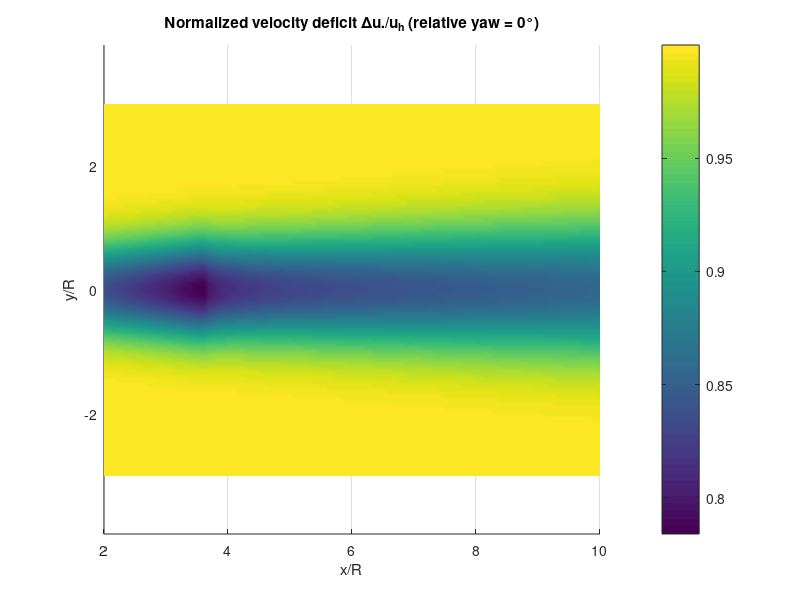
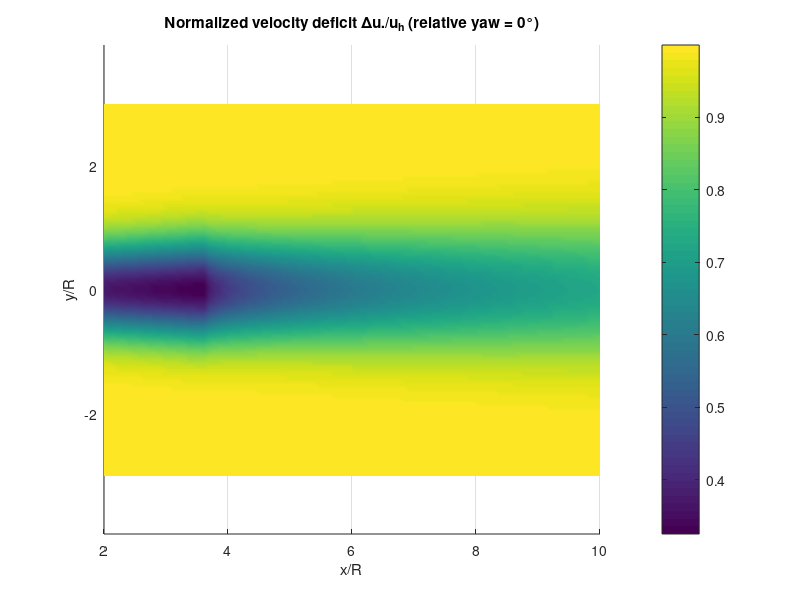
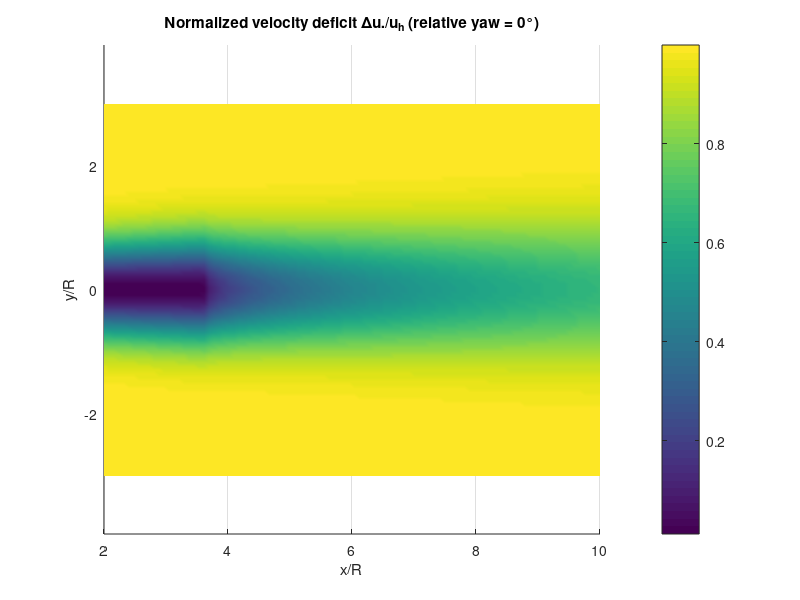
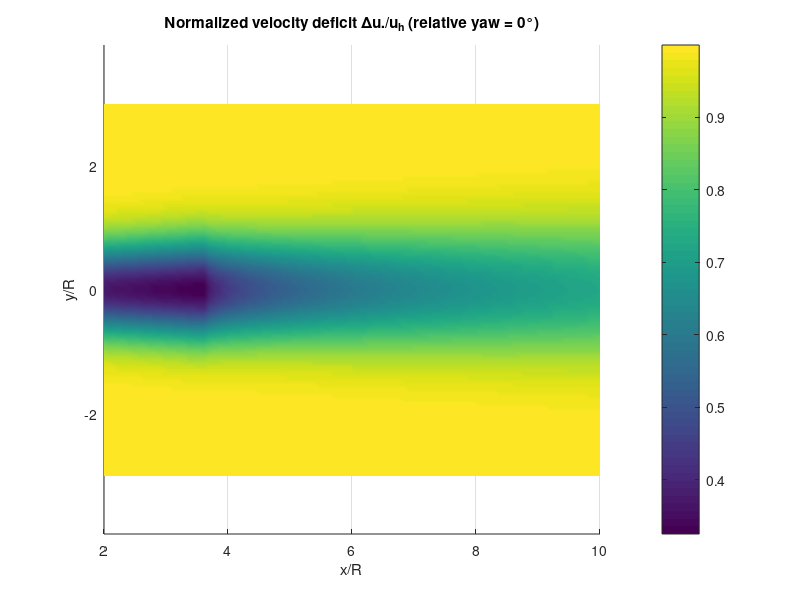

These charts were generated, in order, by the following MATLAB code:
%implementation of Mohammadi et al.:
%https://www.mdpi.com/1996-1073/15/23/9135

%parameter definition:
close all

function params = load_params()
    params.numypoints = 100;
    params.numxpoints = 100;
    params.numzpoints = 5;
    params.CT = 0.66; %torque coeff.
    params.beta = deg2rad   (0); %yaw angle
    %yaw angle is assumed to be positive if the rotor is misaligned in the anticlockwise direction, seen from above.
    params.R = 63; %rotor radius
    params.u_hub = 8; %m./s, hub inflow vel.
    params.u_in = linspace(6,10, params.numzpoints); %distribution of inflow vel over z
    params.u_star = 0.4; %friction velocity
    %(x,y,z) locations from turbine and from ground
    params.z_hub = 90; %hub height
    params.lambda = 7.5; %tip-speed ratio
    params.k = 0.6 .* params.u_star ./ params.u_hub;
    params.alpha_low = 0; %bottom of rotors veer direction
    params.alpha_high = 0; %top
    params.alpha = deg2rad(linspace(params.alpha_low, params.alpha_high, params.numzpoints));
    params.xrange = linspace(2*params.R, 10.*params.R, params.numxpoints);
    params.yrange = linspace(-3.*params.R, 3.*params.R, params.numypoints);
    params.zrange = linspace(params.z_hub - params.R, params.z_hub + params.R, params.numzpoints);
end



params = load_params();
[X, Y] = meshgrid(params.xrange, params.yrange); %X and Y should be of the same shape, same # entries


%X = 5*params.R;   %single points evaluation
%Y = 1*params.R;

%preallocate flowfield
flowfield = zeros(params.numxpoints, params.numypoints, params.numzpoints);


%vectorize for faster operations
X_vec = X(:); 
Y_vec = Y(:);


%some kind of for loop to go over all z heights initiated here...
for z_idx = 1:params.numzpoints
z = params.zrange(z_idx);
alpha = params.alpha(z_idx);
gamma = params.beta + alpha;

%eq 3
A_star = (1 + sqrt(1- params.CT .* cos(gamma).^2)) ./  (2.*sqrt(1- params.CT .* cos(gamma).^2));

%eq 4
xi_0_hat = params.R .* sqrt(A_star);



%build rotation matrix for x,y at each z:
rotmtx = [cos(alpha), sin(alpha); ...
         -sin(alpha), cos(alpha)];



%veered directions
XYv_vec = [X_vec Y_vec] * rotmtx;
Xv_vec = XYv_vec(:,1);
Yv_vec = XYv_vec(:,2);



%eq 5: determine dimless time 
t_hat = -1.44 .* (params.u_in(z_idx) ./ params.u_star) .* (params.R ./ xi_0_hat) .* ...
         (params.CT .* cos(gamma)^2 .* sin(gamma)) .* ...
         (1 - exp(-0.35 .* (params.u_star ./ params.u_in(z_idx)) .* (Xv_vec ./ params.R)));



%eq 6: normalized wake center
sgn_t_hat = sign(t_hat);
abs_t_hat = abs(t_hat);
num = (pi - 1) .* abs_t_hat.^3 + 2 .* sqrt(3).*pi^2 .* t_hat.^2 + 48.*(pi - 1)^2 .* abs_t_hat;
den = 2.*pi.*(pi - 1).*t_hat.^2 + 4 .* sqrt(3) .*pi^2 .* abs_t_hat + 96.*(pi - 1)^2;

y_hat_c = (num ./ den) .* sgn_t_hat ...
          - (2./pi) .* t_hat ./ (((z + params.z_hub)./xi_0_hat).^2 - 1);


%eq 7: lateral wake center
y_c = y_hat_c .* xi_0_hat;

















%skip eq 8-12: we use the wake shape approximation for now

sigma_hat_squared = (params.k .* Xv_vec + 0.4 .* xi_0_hat ) .* (params.k .* Xv_vec + 0.4 .* xi_0_hat .* cos(gamma));
ratio = (params.R.^2 .* params.CT .* cos(gamma).^3) ./ (2 .* sigma_hat_squared);
ratio = min(ratio, 0.9999);     
C = 1 - sqrt(1 - ratio);

dU = C .* params.u_hub .* exp(-(  (Yv_vec - y_c).^2   + (z-params.z_hub).^2  ) ./ (2 .* sigma_hat_squared   ));

U = params.u_hub - dU;

U ./ params.u_hub;



flowfield(:,:,z_idx) = reshape(U, size(X));

end



%when using meshgrid:

for z_idx = 1:params.numzpoints
figure('Color','w');
surf(X./params.R, Y./params.R,  flowfield(:,:,z_idx) ./ params.u_hub);
shading interp; view(2);
xlabel('x/R'); ylabel('y/R');
title(['Normalized velocity deficit \Deltau./u_h (relative yaw = ', num2str(rad2deg(params.beta + params.alpha(z_idx))), '°)']);
colorbar; axis equal tight;
grid on;
end



%{
%to do:
- check whether side profiles match paper
- check whether wake deformation shape can be captured in the centerline
formalism in floridyn

- implement this in floridyn 3.0 matlab



%}
%}